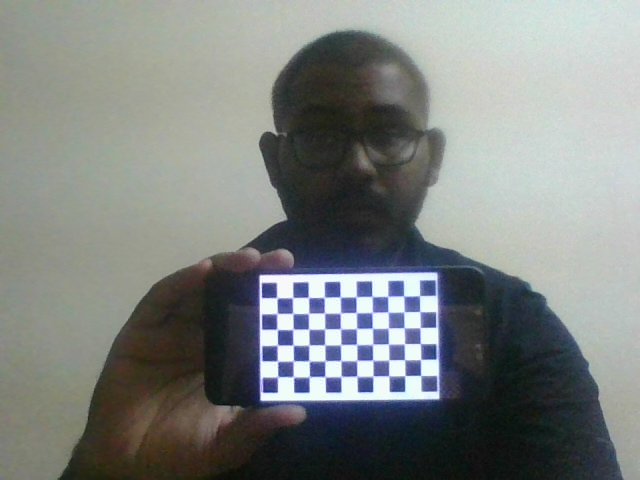
#> input picture LAB-4/LAB-3/images/stereoLeft/imageL0.png, 640 x 480 px, found by its file name
$ jupyter execute --allow-errors depth_estimation.ipynb   (shell and % lines are left out)   (older library calls are emulated)   (text cells are left out)
#> lines starting #> are read from the running program, lines starting #| are printed output that depends on the picture
#> further down, imgL is the input picture: shape (480, 640, 3); mean B, G, R 128.6, 130.4, 126.2
#> `imgL_gray = cv2.imread(pathL+"/imageL{}.png".format(i),0)`:
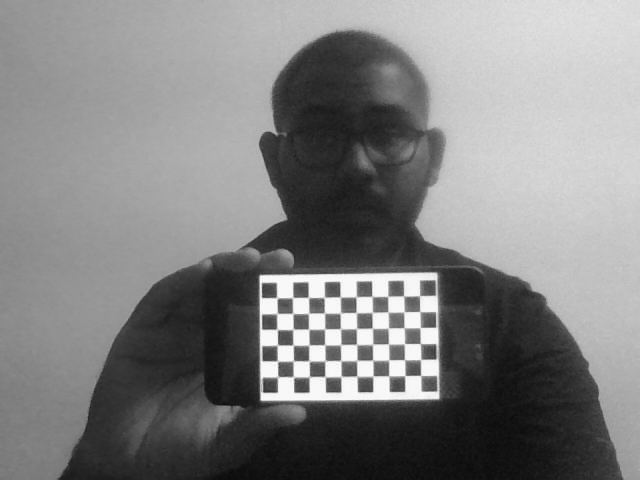
#> imgL_gray: shape (480, 640); min 11, max 255, mean 128.5
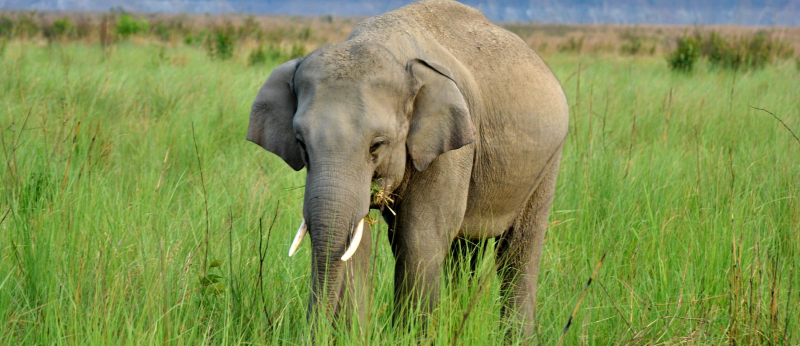
#> input picture LAB-1/images/Elephant.jpg, 1600 x 692 px, given in place of the camera (shown at 1/2 size)
#> further down, imgL is the input picture: shape (692, 1600, 3); mean B, G, R 81.9, 145.5, 129.7
#> `imgR_gray = cv2.cvtColor(imgR,cv2.COLOR_BGR2GRAY)`:
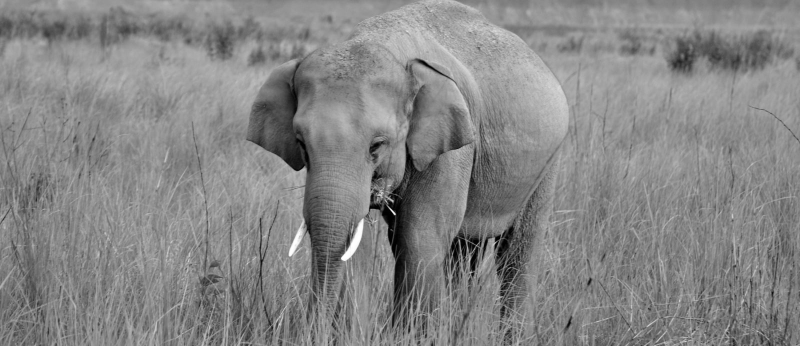
#> imgR_gray: shape (692, 1600) (shown at 1/2 size); min 0, max 255, mean 133.5
[cell 1]
import cv2
import numpy as np
from tqdm import tqdm


# Set the path to the images captured by the left and right cameras
pathL = "D:/8 th semester/computer vision/cvlab/LAB-3/images/stereoLeft"
pathR = "D:/8 th semester/computer vision/cvlab/LAB-3/images/stereoRight"

# Termination criteria for refining the detected corners
criteria = (cv2.TERM_CRITERIA_EPS + cv2.TERM_CRITERIA_MAX_ITER, 30, 0.001)


objp = np.zeros((10*6,3), np.float32)
objp[:,:2] = np.mgrid[0:10,0:6].T.reshape(-1,2)

img_ptsL = []
img_ptsR = []
obj_pts =  []

#> (the rest of this cell did not finish here and is left out)

[cell 2]
flags = 0
flags |= cv2.CALIB_FIX_INTRINSIC
# Here we fix the intrinsic camara matrixes so that only Rot, Trns, Emat and Fmat are calculated.
# Hence intrinsic parameters are the same

criteria_stereo= (cv2.TERM_CRITERIA_EPS + cv2.TERM_CRITERIA_MAX_ITER, 30, 0.001)


# This step is performed to transformation between the two cameras and calculate Essential and Fundamenatl matrix
#> (the rest of this cell did not finish here and is left out)

[cell 3]
rectify_scale= 1
#> (the rest of this cell did not finish here and is left out)

#> (a cell that did not finish here is left out)

[cell 5]
import numpy as np
import cv2

# Check for left and right camera IDs
# These values can change depending on the system
CamL_id = 1 # Camera ID for left camera
CamR_id = 0 # Camera ID for right camera

CamL= cv2.VideoCapture(CamL_id)
CamR= cv2.VideoCapture(CamR_id)

# Reading the mapping values for stereo image rectification
cv_file = cv2.FileStorage("D:/8 th semester/computer vision/cvlab/LAB-3/stereo_rectify_maps.xml", cv2.FILE_STORAGE_READ)
Left_Stereo_Map_x = cv_file.getNode("Left_Stereo_Map_x").mat()
Left_Stereo_Map_y = cv_file.getNode("Left_Stereo_Map_y").mat()
Right_Stereo_Map_x = cv_file.getNode("Right_Stereo_Map_x").mat()
Right_Stereo_Map_y = cv_file.getNode("Right_Stereo_Map_y").mat()
cv_file.release()

def nothing(x):
    pass

cv2.namedWindow('disp',cv2.WINDOW_NORMAL)
cv2.resizeWindow('disp',600,600)

cv2.createTrackbar('numDisparities','disp',1,17,nothing)
cv2.createTrackbar('blockSize','disp',5,50,nothing)
cv2.createTrackbar('preFilterType','disp',1,1,nothing)
cv2.createTrackbar('preFilterSize','disp',2,25,nothing)
cv2.createTrackbar('preFilterCap','disp',5,62,nothing)
cv2.createTrackbar('textureThreshold','disp',10,100,nothing)
cv2.createTrackbar('uniquenessRatio','disp',15,100,nothing)
cv2.createTrackbar('speckleRange','disp',0,100,nothing)
cv2.createTrackbar('speckleWindowSize','disp',3,25,nothing)
cv2.createTrackbar('disp12MaxDiff','disp',5,25,nothing)
cv2.createTrackbar('minDisparity','disp',5,25,nothing)

# Creating an object of StereoBM algorithm
stereo = cv2.StereoBM_create()

#> (the rest of this cell did not finish here and is left out)
